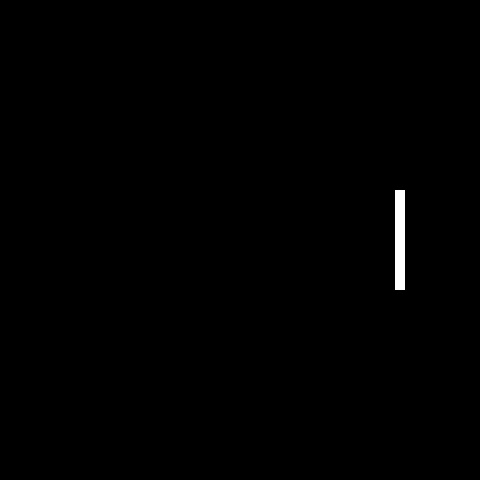
Frame 1 (no input)
Frame 60 (the mouse pressed at the canvas centre just before this capture): identical to frame 1, image omitted
Frame 120 (the mouse held since frame 60 and released just before this capture): identical to frame 1, image omitted

The Processing sketch that drew this single still picture (run headless with seeded random() and noise(); from frame 60 on, the mouse is pressed at the canvas centre):

// Processing sketch: aula_2_exercicio_2_inicio
// ── aula_2_exercicio_2_inicio.pde
/* aula 2 exercicio 2
 
 Pong com rebote angular simples.
 
 Animacao, iteradores, incrementadores, interacao com animacao.
 
 Claudio Pinhanez
 
 22 de agosto de 2008 
 */

/* bola */
int x=0; // armazena posicao horizontal da bola
int incX=3; // armazena incremento horizontal
int y=240; // armazena posicao vertical da bola
int incY=3; // armazena incremento vertical

/* raquete */
int raqueteY=240; // armazena posicao vertical da raquete
int incRaquete=0;

void setup ()
{
  size(480,480);
  background(0); 
  fill(255);
  stroke(255);
  noStroke();
  rectMode(CENTER);

}

void draw ()
{

  // verficia se e' necessario mudar a posicao da raquete
  // para detectar teclas especiais, primeiro verifica se
  // a tecla e' do tipo "CODED", entao verifica se o 
  // keyCode e' o desejado
  if (keyPressed && key == CODED) {
    if (keyCode == UP) {
      incRaquete=-4;
    } 
    else if (keyCode == DOWN) {
      incRaquete=4;
    } 
  }
  // apaga a raquete
  fill(0);
  rect(400,raqueteY,10,100);

  // desenha a raquete
  fill(255);
  raqueteY=raqueteY+incRaquete;
  rect(400,raqueteY,10,100);
  incRaquete=0;



  delay(10);
}
